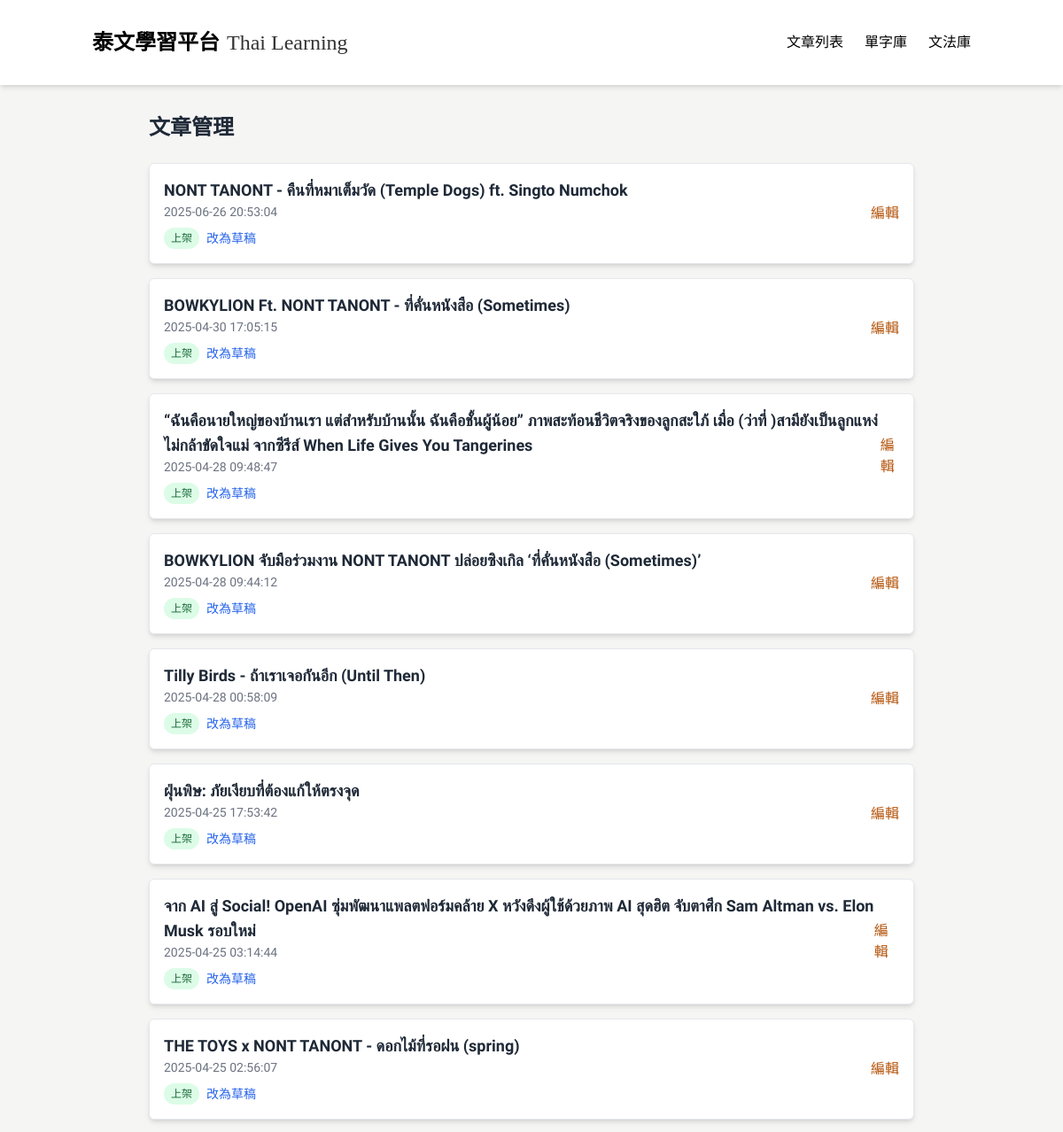
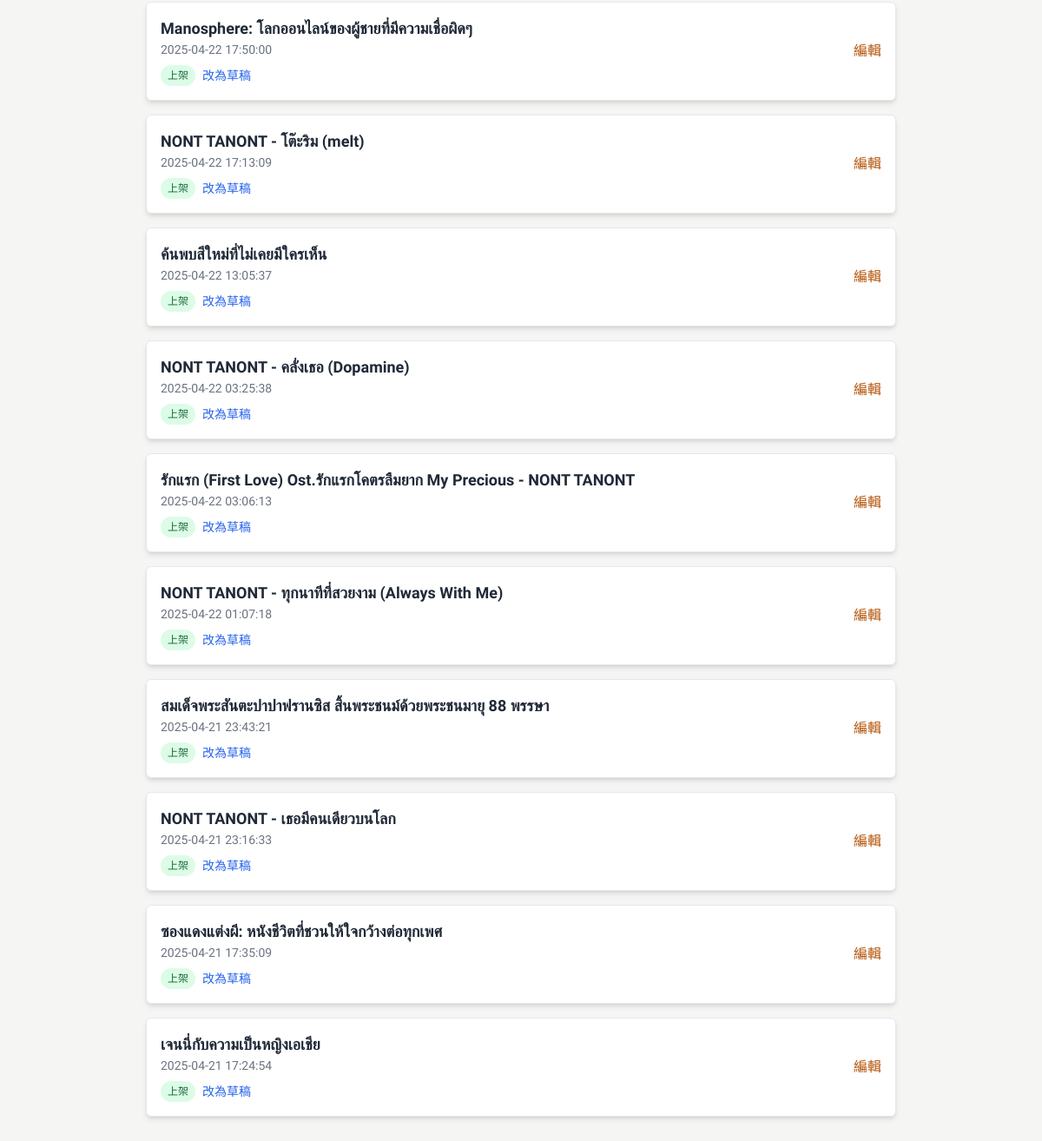
The page /admin on the database its author committed (2 pictures, top to bottom).
### tables this page shows
CREATE TABLE Article (
            id INTEGER PRIMARY KEY AUTOINCREMENT,
            title TEXT,
            chineseTitle TEXT,
            content TEXT,
            chineseContent TEXT,
            category TEXT,
            url TEXT,
            status TEXT,
            createdAt TEXT,
            updatedAt TEXT,
            authorId INTEGER
        );

### app_sqlite.py (the view)
@app.route('/admin')
def admin():
    conn = get_db_connection()
    articles = conn.execute('SELECT id, title, createdAt, status FROM Article ORDER BY createdAt DESC').fetchall()
    conn.close()
    return render_template('admin.html', articles=articles)

### app_sqlite.py (called while the page is built)
def get_db_connection():
    base_path = os.path.dirname(os.path.abspath(__file__))
    db_path = os.path.join(base_path, 'data.db')
    conn = sqlite3.connect(db_path)  # SQLite 檔名
    conn.row_factory = sqlite3.Row     # 讓取出的資料像字典一樣操作
    return conn

### templates/admin.html (shortened to what this page needs)
<!DOCTYPE html>
<html lang="zh-TW">
<head>
  <script src="https://cdn.tailwindcss.com"></script>
</head>
<body>
  <nav class="bg-white shadow-md sticky top-0 z-50">
    <div class="container mx-auto px-4 py-4">
      <div class="flex justify-between items-center py-4">
        <div class="flex items-center space-x-2">
          <a href="/" class="flex items-end space-x-2">
            <span class="nav-title text-2xl font-bold text-black">泰文學習平台</span>
            <span class="nav-subtitle text-2xl text-black/80 self-end">Thai Learning</span>
          </a>
        </div>
        <div class="hidden md:flex space-x-6">
          <a href="/" class="tab-btn active-tab text-black hover:text-gray-700" data-tab="articles">文章列表</a>
          <a href="/vocabulary" class="text-black hover:text-gray-700">單字庫</a>
          <a href="/grammar" class="text-black hover:text-gray-700">文法庫</a>
        </div>
      </div>
    </div>
  </nav>
<div class="max-w-4xl mx-auto px-4 py-8">
  <h1 class="text-2xl font-bold text-[#1F2937] mb-6">文章管理</h1>
  <div class="space-y-4">
    {% for article in articles %}
      <div class="p-4 border rounded-md bg-white shadow-md">
        <div class="flex justify-between items-center">
          <div>
            <h2 class="text-lg font-semibold text-[#1F2937]">{{ article.title }}</h2>
            <p class="text-sm text-gray-500">{{ article.createdAt }}</p>
            <div class="flex items-center gap-2 mt-2">
              <span class="text-xs px-2 py-1 rounded-full {{ 'bg-green-100 text-green-800' if article.status == 'published' else 'bg-gray-200 text-gray-700' }}">
                {{ '上架' if article.status == 'published' else '草稿' }}
              </span>
              <form method="POST" action="/admin/toggle-status/{{ article.id }}">
                <button type="submit" class="text-sm text-blue-600 hover:underline">
                  {{ '改為草稿' if article.status == 'published' else '改為上架' }}
                </button>
              </form>
            </div>
          </div>
          <a href="/admin/edit-article/{{ article.id }}" class="text-[#B45309] hover:underline">編輯</a>
        </div>
      </div>
    {% endfor %}
  </div>
</div>

### templates/admin.html (style rules this page uses)
:root { --main-color: #FCD34D; --main-color-hover: #FBBF24; --main-color-light: #FFFDEA; --main-color-light-hover: #FEF3C7; --main-color-bg: #ffffff; --main-color-dark: #1F2937; --main-color-darker: #111827; }
body { font-family: 'Noto Sans TC', 'Sarabun', sans-serif; background-color: #F5F5F4; }
.nav-title { font-family: 'Jin Xuan', '金萱體', 'Noto Sans TC', sans-serif; font-weight: bold; }
.nav-subtitle { font-family: 'Times New Roman', serif; font-size: 1.5rem; line-height: 2rem; }

### rows shown on the page
Article: title "NONT TANONT - คืนที่หมาเต็มวัด (Temple Dogs) ft. Singto Numchok", createdAt "2025-06-26 20:53:04", status "上架", status "改為草稿"
Article: title "BOWKYLION Ft. NONT TANONT - ที่คั่นหนังสือ (Sometimes)", createdAt "2025-04-30 17:05:15", status "上架", status "改為草稿"
Article: title "“ฉันคือนายใหญ่ของบ้านเรา แต่สำหรับบ้านนั้น ฉันคือชั้นผู้น้อย” ภาพสะท้อนชีวิตจริงของลูกสะใภ้ เมื่อ (ว่าที่ )สามียังเป็นลูกแหง่ไม่กล้าขัดใจแม่ จากซีรีส์ When Life Gives You Tangerines", createdAt "2025-04-28 09:48:47", status "上架", status "改為草稿"
Article: title "BOWKYLION จับมือร่วมงาน NONT TANONT ปล่อยซิงเกิล ‘ที่คั่นหนังสือ (Sometimes)’", createdAt "2025-04-28 09:44:12", status "上架", status "改為草稿"
Article: title "Tilly Birds - ถ้าเราเจอกันอีก (Until Then)", createdAt "2025-04-28 00:58:09", status "上架", status "改為草稿"
Article: title "ฝุ่นพิษ: ภัยเงียบที่ต้องแก้ให้ตรงจุด", createdAt "2025-04-25 17:53:42", status "上架", status "改為草稿"
Article: title "จาก AI สู่ Social! OpenAI ซุ่มพัฒนาแพลตฟอร์มคล้าย X หวังดึงผู้ใช้ด้วยภาพ AI สุดฮิต จับตาศึก Sam Altman vs. Elon Musk รอบใหม่", createdAt "2025-04-25 03:14:44", status "上架", status "改為草稿"
Article: title "THE TOYS x NONT TANONT - ดอกไม้ที่รอฝน (spring)", createdAt "2025-04-25 02:56:07", status "上架", status "改為草稿"
Article: title "Manosphere: โลกออนไลน์ของผู้ชายที่มีความเชื่อผิดๆ", createdAt "2025-04-22 17:50:00", status "上架", status "改為草稿"
Article: title "NONT TANONT - โต๊ะริม (melt)", createdAt "2025-04-22 17:13:09", status "上架", status "改為草稿"
Article: title "ค้นพบสีใหม่ที่ไม่เคยมีใครเห็น", createdAt "2025-04-22 13:05:37", status "上架", status "改為草稿"
Article: title "NONT TANONT - คลั่งเธอ (Dopamine)", createdAt "2025-04-22 03:25:38", status "上架", status "改為草稿"
Article: title "รักแรก (First Love) Ost.รักแรกโคตรลืมยาก My Precious - NONT TANONT", createdAt "2025-04-22 03:06:13", status "上架", status "改為草稿"
Article: title "NONT TANONT - ทุกนาทีที่สวยงาม (Always With Me)", createdAt "2025-04-22 01:07:18", status "上架", status "改為草稿"
Article: title "สมเด็จพระสันตะปาปาฟรานซิส สิ้นพระชนม์ด้วยพระชนมายุ 88 พรรษา", createdAt "2025-04-21 23:43:21", status "上架", status "改為草稿"
Article: title "NONT TANONT - เธอมีคนเดียวบนโลก", createdAt "2025-04-21 23:16:33", status "上架", status "改為草稿"
Article: title "ซองแดงแต่งผี: หนังชีวิตที่ชวนให้ใจกว้างต่อทุกเพศ", createdAt "2025-04-21 17:35:09", status "上架", status "改為草稿"
Article: title "เจนนี่กับความเป็นหญิงเอเชีย", createdAt "2025-04-21 17:24:54", status "上架", status "改為草稿"
